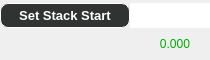
                                            <widget class="QFrame" name="frame_121">
                                             <property name="maximumSize">
                                              <size>
                                               <width>16777215</width>
                                               <height>60</height>
                                              </size>
                                             </property>
                                             <property name="frameShape">
                                              <enum>QFrame::NoFrame</enum>
                                             </property>
                                             <property name="frameShadow">
                                              <enum>QFrame::Raised</enum>
                                             </property>
                                             <layout class="QVBoxLayout" name="verticalLayout_32">
                                              <property name="spacing">
                                               <number>0</number>
                                              </property>
                                              <property name="leftMargin">
                                               <number>0</number>
                                              </property>
                                              <property name="topMargin">
                                               <number>0</number>
                                              </property>
                                              <property name="rightMargin">
                                               <number>0</number>
                                              </property>
                                              <property name="bottomMargin">
                                               <number>0</number>
                                              </property>
                                              <item>
                                               <widget class="QFrame" name="frame_124">
                                                <property name="minimumSize">
                                                 <size>
                                                  <width>0</width>
                                                  <height>60</height>
                                                 </size>
                                                </property>
                                                <property name="frameShape">
                                                 <enum>QFrame::NoFrame</enum>
                                                </property>
                                                <property name="frameShadow">
                                                 <enum>QFrame::Raised</enum>
                                                </property>
                                                <layout class="QVBoxLayout" name="verticalLayout_33">
                                                 <property name="spacing">
                                                  <number>0</number>
                                                 </property>
                                                 <property name="leftMargin">
                                                  <number>0</number>
                                                 </property>
                                                 <property name="topMargin">
                                                  <number>0</number>
                                                 </property>
                                                 <property name="rightMargin">
                                                  <number>0</number>
                                                 </property>
                                                 <property name="bottomMargin">
                                                  <number>0</number>
                                                 </property>
                                                 <item>
                                                  <widget class="QFrame" name="frame_125">
                                                   <property name="minimumSize">
                                                    <size>
                                                     <width>0</width>
                                                     <height>25</height>
                                                    </size>
                                                   </property>
                                                   <property name="maximumSize">
                                                    <size>
                                                     <width>16777215</width>
                                                     <height>25</height>
                                                    </size>
                                                   </property>
                                                   <property name="frameShape">
                                                    <enum>QFrame::NoFrame</enum>
                                                   </property>
                                                   <property name="frameShadow">
                                                    <enum>QFrame::Raised</enum>
                                                   </property>
                                                   <layout class="QHBoxLayout" name="horizontalLayout_56">
                                                    <property name="spacing">
                                                     <number>0</number>
                                                    </property>
                                                    <property name="leftMargin">
                                                     <number>0</number>
                                                    </property>
                                                    <property name="topMargin">
                                                     <number>0</number>
                                                    </property>
                                                    <property name="rightMargin">
                                                     <number>0</number>
                                                    </property>
                                                    <property name="bottomMargin">
                                                     <number>0</number>
                                                    </property>
                                                    <item>
                                                     <widget class="QPushButton" name="pushButton_timelapse_zstackSetStart">
                                                      <property name="minimumSize">
                                                       <size>
                                                        <width>130</width>
                                                        <height>25</height>
                                                       </size>
                                                      </property>
                                                      <property name="maximumSize">
                                                       <size>
                                                        <width>130</width>
                                                        <height>25</height>
                                                       </size>
                                                      </property>
                                                      <property name="font">
                                                       <font>
                                                        <family>Segoe UI</family>
                                                        <pointsize>10</pointsize>
                                                        <weight>75</weight>
                                                        <bold>true</bold>
                                                       </font>
                                                      </property>
                                                      <property name="styleSheet">
                                                       <string notr="true">QPushButton{
background-color: rgb(49, 51, 50);
border-radius:8px;
border-color: rgb(255,255, 255);
border-width : 1.2px;
border-style:inset;
color:rgb(255, 255, 255);

}
QPushButton::hover{
	background-color: rgba(255, 255, 255, 150);
}</string>
                                                      </property>
                                                      <property name="text">
                                                       <string>Set Stack Start</string>
                                                      </property>
                                                     </widget>
                                                    </item>
                                                    <item>
                                                     <widget class="QLineEdit" name="lineEdit_timelapse_zstackStart">
                                                      <property name="minimumSize">
                                                       <size>
                                                        <width>80</width>
                                                        <height>25</height>
                                                       </size>
                                                      </property>
                                                      <property name="maximumSize">
                                                       <size>
                                                        <width>80</width>
                                                        <height>25</height>
                                                       </size>
                                                      </property>
                                                      <property name="layoutDirection">
                                                       <enum>Qt::LeftToRight</enum>
                                                      </property>
                                                      <property name="styleSheet">
                                                       <string notr="true">font: 75 16pt &quot;Segoe UI&quot;;
color: rgb(255, 255, 255);

border-color: rgb(255,255, 255);
border-width : 1px;
border-style:inset;</string>
                                                      </property>
                                                      <property name="text">
                                                       <string>0.000</string>
                                                      </property>
                                                      <property name="alignment">
                                                       <set>Qt::AlignCenter</set>
                                                      </property>
                                                     </widget>
                                                    </item>
                                                   </layout>
                                                  </widget>
                                                 </item>
                                                 <item>
                                                  <widget class="QFrame" name="frame_128">
                                                   <property name="minimumSize">
                                                    <size>
                                                     <width>0</width>
                                                     <height>25</height>
                                                    </size>
                                                   </property>
                                                   <property name="maximumSize">
                                                    <size>
                                                     <width>16777215</width>
                                                     <height>25</height>
                                                    </size>
                                                   </property>
                                                   <property name="frameShape">
                                                    <enum>QFrame::NoFrame</enum>
                                                   </property>
                                                   <property name="frameShadow">
                                                    <enum>QFrame::Raised</enum>
                                                   </property>
                                                   <layout class="QHBoxLayout" name="horizontalLayout_57">
                                                    <property name="spacing">
                                                     <number>0</number>
                                                    </property>
                                                    <property name="leftMargin">
                                                     <number>0</number>
                                                    </property>
                                                    <property name="topMargin">
                                                     <number>0</number>
                                                    </property>
                                                    <property name="rightMargin">
                                                     <number>0</number>
                                                    </property>
                                                    <property name="bottomMargin">
                                                     <number>0</number>
                                                    </property>
                                                    <item>
                                                     <widget class="QFrame" name="frame_130">
                                                      <property name="minimumSize">
                                                       <size>
                                                        <width>140</width>
                                                        <height>0</height>
                                                       </size>
                                                      </property>
                                                      <property name="maximumSize">
                                                       <size>
                                                        <width>16777215</width>
                                                        <height>100</height>
                                                       </size>
                                                      </property>
                                                      <property name="frameShape">
                                                       <enum>QFrame::NoFrame</enum>
                                                      </property>
                                                      <property name="frameShadow">
                                                       <enum>QFrame::Raised</enum>
                                                      </property>
                                                     </widget>
                                                    </item>
                                                    <item>
                                                     <widget class="QFrame" name="frame_131">
                                                      <property name="frameShape">
                                                       <enum>QFrame::NoFrame</enum>
                                                      </property>
                                                      <property name="frameShadow">
                                                       <enum>QFrame::Raised</enum>
                                                      </property>
                                                      <layout class="QVBoxLayout" name="verticalLayout_51">
                                                       <property name="spacing">
                                                        <number>0</number>
                                                       </property>
                                                       <property name="leftMargin">
                                                        <number>0</number>
                                                       </property>
                                                       <property name="topMargin">
                                                        <number>0</number>
                                                       </property>
                                                       <property name="rightMargin">
                                                        <number>0</number>
                                                       </property>
                                                       <property name="bottomMargin">
                                                        <number>0</number>
                                                       </property>
                                                       <item>
                                                        <widget class="QLabel" name="label_timelapse_zstackStart">
                                                         <property name="styleSheet">
                                                          <string notr="true">font: 75 16pt &quot;Segoe UI&quot;;
color: rgb(0, 170, 0);</string>
                                                         </property>
                                                         <property name="text">
                                                          <string>0.000</string>
                                                         </property>
                                                         <property name="alignment">
                                                          <set>Qt::AlignCenter</set>
                                                         </property>
                                                        </widget>
                                                       </item>
                                                      </layout>
                                                     </widget>
                                                    </item>
                                                   </layout>
                                                  </widget>
                                                 </item>
                                                </layout>
                                               </widget>
                                              </item>
                                             </layout>
                                            </widget>
